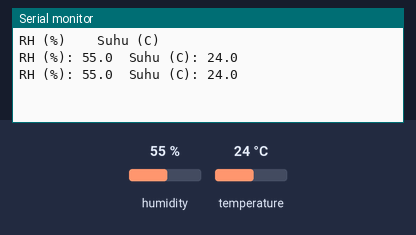
A sketch run on a simulated Arduino Uno, built with avr-gcc and run on an emulated ATmega328P. Parts: the last lines printed to the serial monitor. Inputs (shaded band) come from the test bench; at power-on: humidity 55 %, temperature 24 °C.

Above: at 2.8 s.
2.9 s: humidity set to 22 %
At 5.1 s:
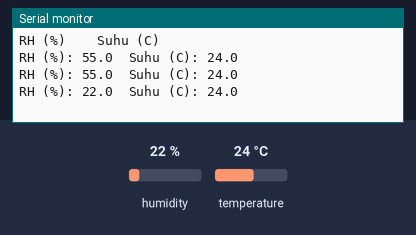
5.6 s: temperature set to 12 °C
At 7.1 s:
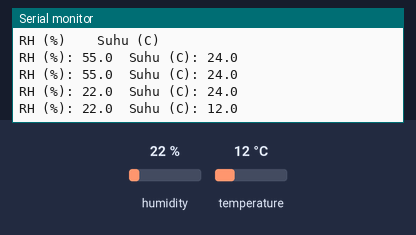
8.3 s: humidity set to 40 %
At 10.9 s:
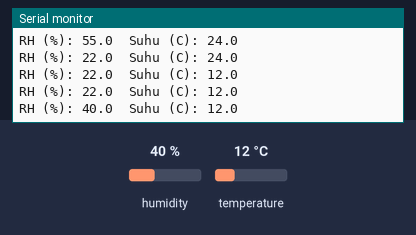
Timing chart, 0 to 12.4 s (numbered marks = the images above; inputs shaded):
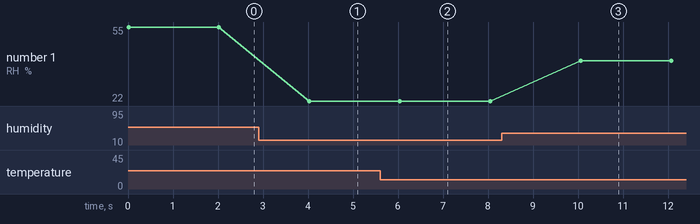

Measured:
- after the input at 2.9 s, the serial monitor: prints a new line after 1.1 s (image 1)
- after the input at 5.6 s, the serial monitor: prints a new line after 0.44 s (image 2)
- after the input at 8.3 s, the serial monitor: prints a new line after 1.8 s (image 3)
- plotted number 1: 55 → 22 after the input at 2.9 s, 22 → 40 after the input at 8.3 s

The sketch:

DHT11_V1.ino
```cpp
#include "DHTesp.h"
DHTesp dht;

void setup() {
    Serial.begin(9600);
    Serial.println("RH (%)\t\tSuhu (C)");
    dht.setup(14, DHTesp::DHT11); // GPIO14 (D5)
}
void loop() {
    //delay(dht.getMinimumSamplingPeriod() + 100);
    float rh = dht.getHumidity();
    float suhu = dht.getTemperature();
    Serial.print("RH (%): ");
    Serial.print(rh, 1);
    Serial.print("\t");
    Serial.print("Suhu (C): ");
    Serial.println(suhu, 1);
    delay(2000);
}
```
